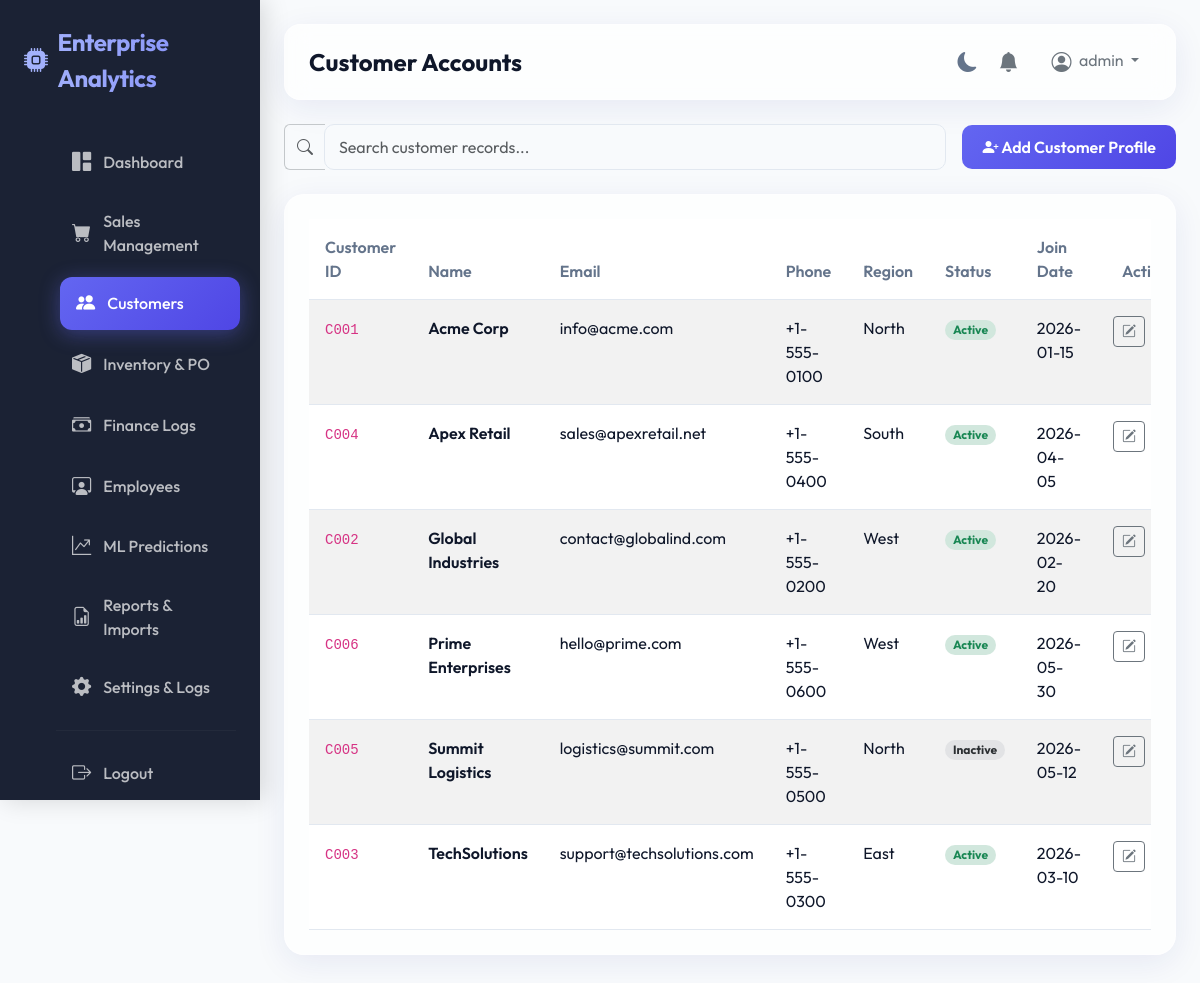
Page /customers/ (signed in) on the committed database.
### models/user.py (models this page shows, shortened)
class User(db.Model, UserMixin):
    __tablename__ = 'users'
    id = db.Column(db.Integer, primary_key=True)
    username = db.Column(db.String(50), unique=True, nullable=False)
    password_hash = db.Column(db.String(255), nullable=False)
    role = db.Column(db.String(20), nullable=False, default='employee')  # admin, manager, employee
    created_at = db.Column(db.DateTime, default=datetime.utcnow)
    employee = db.relationship('Employee', back_populates='user', uselist=False)
    activity_logs = db.relationship('ActivityLog', back_populates='user')

### models/customer.py (models this page shows, shortened)
class Customer(db.Model):
    __tablename__ = 'customers'
    id = db.Column(db.Integer, primary_key=True)
    customer_code = db.Column(db.String(20), unique=True, nullable=False)
    name = db.Column(db.String(100), nullable=False)
    email = db.Column(db.String(100), nullable=False)
    phone = db.Column(db.String(20))
    region = db.Column(db.String(50))
    status = db.Column(db.String(20), nullable=False, default='Active')  # Active, Inactive
    join_date = db.Column(db.Date, nullable=False, default=datetime.utcnow().date)
    sales_orders = db.relationship('SalesOrder', back_populates='customer')

### blueprints/customers.py (the view)
@customers_bp.route('/')
@login_required
def index():
    customers = Customer.query.order_by(Customer.name).all()
    return render_template('customers.html', customers=customers)

### templates/customers.html (shortened to what this page needs)
{% extends "base.html" %}
{% block page_title %}Customer Accounts{% endblock %}
{% block content %}
<div class="container-fluid px-0 animate-fade-in">
    <div class="d-flex justify-content-between align-items-center mb-4">
        <div class="search-wrapper flex-grow-1 max-width-400 me-3">
            <div class="input-group">
                <span class="input-group-text bg-transparent border-end-0 border-secondary-subtle">
                    <i class="bi bi-search text-muted"></i>
                </span>
                <input type="text" id="customersSearchInput" class="form-control border-start-0 border-secondary-subtle" placeholder="Search customer records..." onkeyup="searchTable('customersSearchInput', 'customersTable')">
            </div>
        </div>
        <button type="button" class="btn btn-primary-gradient" data-bs-toggle="modal" data-bs-target="#addCustomerModal">
            <i class="bi bi-person-plus-fill"></i> Add Customer Profile
        </button>
    </div>
    <div class="analytics-panel">
        <div class="table-responsive">
            <table class="table table-hover table-striped mb-0 custom-table" id="customersTable">
                <thead>
                    <tr>
                        <th>Customer ID</th>
                        <th>Name</th>
                        <th>Email</th>
                        <th>Phone</th>
                        <th>Region</th>
                        <th>Status</th>
                        <th>Join Date</th>
                        <th class="text-center" style="width: 150px;">Actions</th>
                    </tr>
                </thead>
                <tbody>
                    {% if customers %}
                        {% for c in customers %}
                            <tr>
                                <td><code>{{ c.customer_code }}</code></td>
                                <td class="fw-semibold">{{ c.name }}</td>
                                <td>{{ c.email }}</td>
                                <td>{{ c.phone or 'N/A' }}</td>
                                <td>{{ c.region or 'N/A' }}</td>
                                <td>
                                    <span class="badge rounded-pill {% if c.status == 'Active' %}bg-success-subtle text-success{% else %}bg-secondary-subtle text-secondary-emphasis{% endif %}">
                                        {{ c.status }}
                                    </span>
                                </td>
                                <td>{{ c.join_date.strftime('%Y-%m-%d') }}</td>
                                <td class="text-center">
                                    <div class="d-flex gap-2 justify-content-center">
                                        <button class="btn btn-sm btn-outline-secondary" data-bs-toggle="modal" data-bs-target="#editModal{{ c.id }}">
                                            <i class="bi bi-pencil-square"></i>
                                        </button>
                                    </div>
                                </td>
                            </tr>
                        {% endfor %}
                    {% else %}
                        <tr>
                            <td colspan="8" class="text-center text-muted py-5">No Customer records found. Click "Add Customer Profile" to add one.</td>
                        </tr>
                    {% endif %}
                </tbody>
            </table>
        </div>
    </div>
</div>
{% endblock %}

### templates/base.html (shortened to what this page needs)
<!DOCTYPE html>
<html lang="en" data-theme="light">
<head>
    <link href="https://cdn.jsdelivr.net/npm/bootstrap@5.3.3/dist/css/bootstrap.min.css" rel="stylesheet">
    <link href="https://cdn.jsdelivr.net/npm/bootstrap-icons@1.11.3/font/bootstrap-icons.min.css" rel="stylesheet">
    <link href="{{ url_for('static', filename='css/style.css') }}" rel="stylesheet">
</head>
<body>
    <aside class="sidebar">
        <div class="sidebar-brand">
            <i class="bi bi-cpu-fill"></i> Enterprise Analytics
        </div>
        <ul class="sidebar-menu">
            <li class="sidebar-item">
                <a href="{{ url_for('main.dashboard') }}" class="sidebar-link {% if request.endpoint == 'main.dashboard' %}active{% endif %}">
                    <i class="bi bi-grid-1x2-fill"></i> Dashboard
                </a>
            </li>
            <li class="sidebar-item">
                <a href="{{ url_for('sales.index') }}" class="sidebar-link {% if 'sales.' in request.endpoint %}active{% endif %}">
                    <i class="bi bi-cart-fill"></i> Sales Management
                </a>
            </li>
            <li class="sidebar-item">
                <a href="{{ url_for('customers.index') }}" class="sidebar-link {% if 'customers.' in request.endpoint %}active{% endif %}">
                    <i class="bi bi-people-fill"></i> Customers
                </a>
            </li>
            <li class="sidebar-item">
                <a href="{{ url_for('inventory.index') }}" class="sidebar-link {% if 'inventory.' in request.endpoint %}active{% endif %}">
                    <i class="bi bi-box-seam-fill"></i> Inventory & PO
                </a>
            </li>
            <li class="sidebar-item">
                <a href="{{ url_for('finance.index') }}" class="sidebar-link {% if 'finance.' in request.endpoint %}active{% endif %}">
                    <i class="bi bi-cash-stack"></i> Finance Logs
                </a>
            </li>
            {% if current_user.role in ['admin', 'manager'] %}
            <li class="sidebar-item">
                <a href="{{ url_for('employees.index') }}" class="sidebar-link {% if 'employees.' in request.endpoint %}active{% endif %}">
                    <i class="bi bi-person-workspace"></i> Employees
                </a>
            </li>
            {% endif %}
            <li class="sidebar-item">
                <a href="{{ url_for('ml.index') }}" class="sidebar-link {% if 'ml.' in request.endpoint %}active{% endif %}">
                    <i class="bi bi-graph-up-arrow"></i> ML Predictions
                </a>
            </li>
            <li class="sidebar-item">
                <a href="{{ url_for('reports.index') }}" class="sidebar-link {% if 'reports.' in request.endpoint %}active{% endif %}">
                    <i class="bi bi-file-earmark-bar-graph"></i> Reports & Imports
                </a>
            </li>
            <li class="sidebar-item">
                <a href="{{ url_for('main.settings') }}" class="sidebar-link {% if request.endpoint == 'main.settings' %}active{% endif %}">
                    <i class="bi bi-gear-fill"></i> Settings & Logs
                </a>
            </li>
            <hr style="border-color: rgba(255,255,255,0.15)">
            <li class="sidebar-item">
                <a href="{{ url_for('auth.logout') }}" class="sidebar-link">
                    <i class="bi bi-box-arrow-right"></i> Logout
                </a>
            </li>
        </ul>
    </aside>
    <main class="main-wrapper">
        <header class="top-navbar">
            <h4 class="mb-0 fw-bold text-gradient">{% block page_title %}Dashboard{% endblock %}</h4>
            <div class="navbar-actions">
                <button type="button" class="theme-toggle-btn" id="themeToggleBtn">
                    <i class="bi bi-moon-fill"></i>
                </button>
                <div class="dropdown">
                    <button class="btn btn-link position-relative p-0 text-secondary" type="button" data-bs-toggle="dropdown" aria-expanded="false" onclick="markNotificationsRead()">
                        <i class="bi bi-bell-fill fs-5"></i>
                    </button>
                </div>
                <div class="dropdown">
                    <button class="btn btn-outline-secondary dropdown-toggle border-0" type="button" data-bs-toggle="dropdown" aria-expanded="false">
                        <i class="bi bi-person-circle fs-5 me-1 align-middle"></i> {{ current_user.username }}
                    </button>
                </div>
            </div>
        </header>
        {% block content %}{% endblock %}
    </main>
</body>
</html>

### static/css/style.css (style rules this page uses)
:root { --font-primary: 'Outfit', sans-serif; --bg-primary: #f8fafc; --bg-secondary: #ffffff; --bg-sidebar: rgba(15, 23, 42, 0.95); --border-color: #e2e8f0; --text-primary: #0f172a; --text-secondary: #64748b; --text-light: #f8fafc; --primary: #6366f1; --primary-gradient: linear-gradient(135deg, #6366f1 0%, #4f46e5 100%); --secondary: #10b981; --secondary-gradient: linear-gradient(135deg, #10b981 0%, #059669 100%); --accent: #f59e0b; --accent-gradient: linear-gradient(135deg, #f59e0b 0%, #d97706 100%); --danger: #ef4444; --danger-gradient: linear-gradient(135deg, #ef4444 0%, #dc2626 100%); --glass-bg: rgba(255, 255, 255, 0.7); --glass-border: rgba(255, 255, 255, 0.4); --glass-shadow: 0 8px 32px 0 rgba(31, 38, 135, 0.08); }
* { margin: 0; padding: 0; box-sizing: border-box; font-family: var(--font-primary); }
body { background-color: var(--bg-primary); color: var(--text-primary); overflow-x: hidden; transition: background-color 0.3s, color 0.3s; }
.sidebar { position: fixed; top: 0; left: 0; height: 100vh; width: 260px; background: var(--bg-sidebar); color: var(--text-light); padding: 24px; z-index: 100; transition: transform 0.3s ease-in-out; box-shadow: 4px 0 24px rgba(0, 0, 0, 0.15); }
.sidebar-brand { font-size: 1.5rem; font-weight: 700; letter-spacing: -0.5px; margin-bottom: 40px; background: linear-gradient(to right, #a5b4fc, #818cf8); -webkit-background-clip: text; -webkit-text-fill-color: transparent; display: flex; align-items: center; gap: 10px; }
.sidebar-menu { list-style: none; }
.sidebar-item { margin-bottom: 8px; }
.sidebar-link { display: flex; align-items: center; gap: 12px; padding: 12px 16px; color: rgba(255, 255, 255, 0.7); text-decoration: none; border-radius: 12px; font-weight: 500; transition: all 0.2s ease-in-out; }
.sidebar-link i { font-size: 1.2rem; }
.sidebar-link:hover, .sidebar-link.active { color: #ffffff; background: rgba(255, 255, 255, 0.1); transform: translateX(4px); }
.sidebar-link.active { background: var(--primary-gradient); box-shadow: 0 4px 20px rgba(99, 102, 241, 0.4); }
.main-wrapper { margin-left: 260px; padding: 24px; min-height: 100vh; transition: margin-left 0.3s ease-in-out; }
.top-navbar { display: flex; justify-content: space-between; align-items: center; background: var(--glass-bg); backdrop-filter: blur(12px); -webkit-backdrop-filter: blur(12px); border: 1px solid var(--glass-border); padding: 16px 24px; border-radius: 16px; box-shadow: var(--glass-shadow); margin-bottom: 24px; }
.navbar-actions { display: flex; align-items: center; gap: 20px; }
.theme-toggle-btn { background: none; border: none; color: var(--text-secondary); font-size: 1.25rem; cursor: pointer; transition: color 0.2s; }
.analytics-panel { background: var(--glass-bg); backdrop-filter: blur(12px); -webkit-backdrop-filter: blur(12px); border: 1px solid var(--glass-border); border-radius: 20px; padding: 24px; box-shadow: var(--glass-shadow); margin-bottom: 24px; }
.custom-table { width: 100%; border-collapse: collapse; }
.custom-table th { padding: 16px; text-align: left; color: var(--text-secondary); font-weight: 600; border-bottom: 1px solid var(--border-color); }
.custom-table td { padding: 16px; border-bottom: 1px solid var(--border-color); color: var(--text-primary); }
.custom-table tbody tr { transition: background-color 0.2s; }
.form-control, .form-select { background-color: var(--bg-primary) !important; border: 1px solid var(--border-color) !important; color: var(--text-primary) !important; border-radius: 10px !important; padding: 10px 14px !important; }
.btn-primary-gradient { background: var(--primary-gradient); color: #ffffff; border: none; border-radius: 10px; padding: 10px 20px; font-weight: 600; transition: all 0.2s; }
.animate-fade-in { animation: fadeInUp 0.4s ease-out forwards; }

### rows in the picture
User: username "admin"
Customer: customer_code "C001", name "Acme Corp", email "info@acme.com", phone "+1-555-0100", region "North", status "Active", join_date "2026-01-15"
Customer: customer_code "C004", name "Apex Retail", email "sales@apexretail.net", phone "+1-555-0400", region "South", status "Active", join_date "2026-04-05"
Customer: customer_code "C002", name "Global Industries", email "contact@globalind.com", phone "+1-555-0200", region "West", status "Active", join_date "2026-02-20"
Customer: customer_code "C006", name "Prime Enterprises", email "hello@prime.com", phone "+1-555-0600", region "West", status "Active", join_date "2026-05-30"
Customer: customer_code "C005", name "Summit Logistics", email "logistics@summit.com", phone "+1-555-0500", region "North", status "Inactive", join_date "2026-05-12"
Customer: customer_code "C003", name "TechSolutions", email "support@techsolutions.com", phone "+1-555-0300", region "East", status "Active", join_date "2026-03-10"
